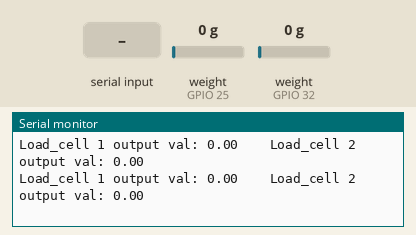
The sketch below on a simulated ESP8266 (NodeMCU). On the bench: the last lines printed to the serial monitor. The inputs (shaded band) are chosen by the test bench; at power-on: weight on the scale (sensors on GPIO 25, GPIO 32) 0 g.

Above: at 6.0 s.
6.1 s: "t" received over Serial
7.6 s: weight on the scale (sensor on GPIO 25) set to 100 g
At 7.64 s:
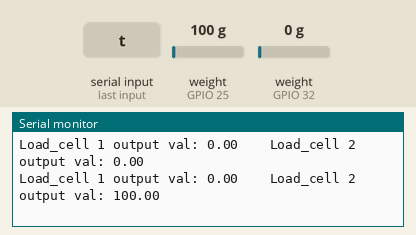
9.1 s: weight on the scale (sensor on GPIO 32) set to 100 g
At 9.16 s:
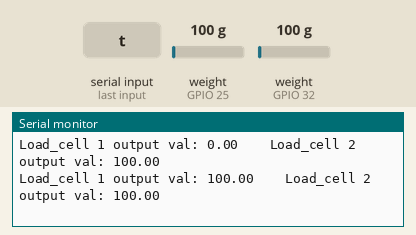
10.6 s: weight on the scale (sensor on GPIO 25) set to 1250 g
At 10.67 s:
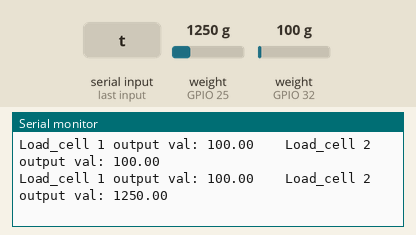
12.1 s: weight on the scale (sensor on GPIO 32) set to 1250 g
At 12.19 s:
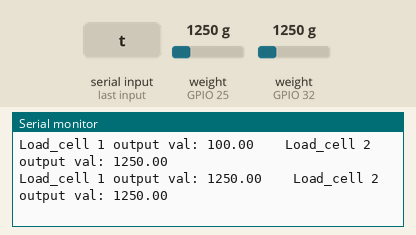
Timing chart, 0 to 14.6 s (numbered marks = the images above; inputs shaded):
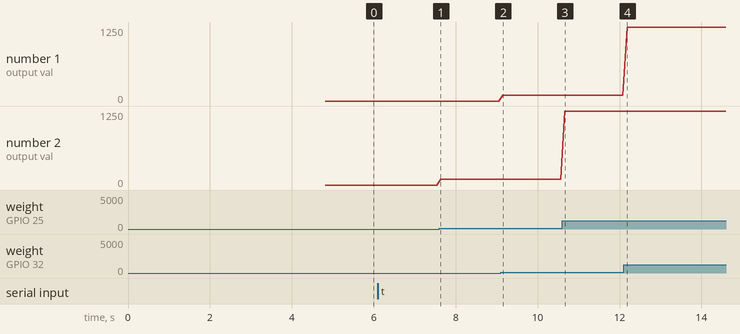

Measured:
- after the input at 7.6 s, the serial monitor: prints a new line at once (image 1)
- after the input at 9.1 s, the serial monitor: prints a new line after 0.05 s (image 2)
- after the input at 10.6 s, the serial monitor: prints a new line after 0.07 s (image 3)
- after the input at 12.1 s, the serial monitor: prints a new line after 0.08 s (image 4)
- plotted number 2: 0 → 100 after the input at 7.6 s, 100 → 1250 after the input at 10.6 s

The sketch:

Read_2x_load_cell.ino
```cpp
#include <HX711_ADC.h>
#if defined(ESP8266)|| defined(ESP32) || defined(AVR)
#include <EEPROM.h>
#endif

const int HX711_dout_1 = 32;
const int HX711_sck_1  = 33;
const int HX711_dout_2 = 25;
const int HX711_sck_2  = 26;

HX711_ADC LoadCell_1(HX711_dout_1, HX711_sck_1);
HX711_ADC LoadCell_2(HX711_dout_2, HX711_sck_2);

const int calVal_eepromAdress_1 = 0;
const int calVal_eepromAdress_2 = 4;
unsigned long t = 0;

void setup() {
  Serial.begin(57600); delay(10);
  Serial.println();
  Serial.println("Starting...");

  float calibrationValue_1;
  float calibrationValue_2;

  calibrationValue_1 = -412.10;
  calibrationValue_2 = 719.47;
#if defined(ESP8266) || defined(ESP32)
#endif

  LoadCell_1.begin();
  LoadCell_2.begin();

  unsigned long stabilizingtime = 2000;
  boolean _tare = true;
  byte loadcell_1_rdy = 0;
  byte loadcell_2_rdy = 0;
  while ((loadcell_1_rdy + loadcell_2_rdy) < 2) {
    if (!loadcell_1_rdy) loadcell_1_rdy = LoadCell_1.startMultiple(stabilizingtime, _tare);
    if (!loadcell_2_rdy) loadcell_2_rdy = LoadCell_2.startMultiple(stabilizingtime, _tare);
  }
  if (LoadCell_1.getTareTimeoutFlag()) {
    Serial.println("Timeout, check MCU>HX711 no.1 wiring and pin designations");
  }
  if (LoadCell_2.getTareTimeoutFlag()) {
    Serial.println("Timeout, check MCU>HX711 no.2 wiring and pin designations");
  }
  LoadCell_1.setCalFactor(calibrationValue_1);
  LoadCell_2.setCalFactor(calibrationValue_2);
  Serial.println("Startup is complete");
}

void loop() {
  static boolean newDataReady = 0;
  const int serialPrintInterval = 0;

  if (LoadCell_1.update()) newDataReady = true;
  LoadCell_2.update();

  if ((newDataReady)) {
    if (millis() > t + serialPrintInterval) {
      float a = LoadCell_1.getData();
      float b = LoadCell_2.getData();
      Serial.print("Load_cell 1 output val: ");
      Serial.print(a);
      Serial.print("    Load_cell 2 output val: ");
      Serial.println(b);
      newDataReady = 0;
      t = millis();
    }
  }

  if (Serial.available() > 0) {
    char inByte = Serial.read();
    if (inByte == 't') {
      LoadCell_1.tareNoDelay();
      LoadCell_2.tareNoDelay();
    }
  }

  if (LoadCell_1.getTareStatus() == true) {
    Serial.println("Tare load cell 1 complete");
  }
  if (LoadCell_2.getTareStatus() == true) {
    Serial.println("Tare load cell 2 complete");
  }

}
```
